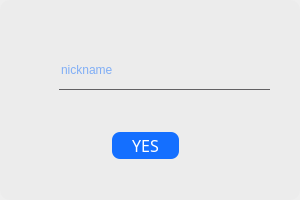
<?xml version="1.0" encoding="UTF-8"?>
<ui version="4.0">
 <class>confignickname</class>
 <widget class="QWidget" name="confignickname">
  <property name="geometry">
   <rect>
    <x>0</x>
    <y>0</y>
    <width>300</width>
    <height>200</height>
   </rect>
  </property>
  <property name="windowTitle">
   <string>Form</string>
  </property>
  <widget class="QFrame" name="frame">
   <property name="geometry">
    <rect>
     <x>0</x>
     <y>0</y>
     <width>300</width>
     <height>200</height>
    </rect>
   </property>
   <property name="styleSheet">
    <string notr="true">QLabel{
background:#fff7d8;
color:#343434;
font: 12pt &quot;AvenirNext LT Pro Bold&quot;;
}

QPushButton {
	border-radius: 8px;
	margin: 2px;
	color: rgb(255, 255, 255);
	background-color: #146FFF;
	font: 12pt &quot;AvenirNext LT Pro Bold&quot;;
}

QFrame {
	background-color: #ECECEC;
    border-color:#E7E7E7;
	border-width: 1px;
	border-radius: 10px;	
}

QLineEdit{
  background:transparent;
  border:none;
  color:#146FFF;
  border-bottom:1px solid #626163;
  font: 22pt &quot;AvenirNext LT Pro Regular&quot;;
}</string>
   </property>
   <property name="frameShape">
    <enum>QFrame::StyledPanel</enum>
   </property>
   <property name="frameShadow">
    <enum>QFrame::Raised</enum>
   </property>
   <widget class="QPushButton" name="pushButton">
    <property name="geometry">
     <rect>
      <x>110</x>
      <y>130</y>
      <width>71</width>
      <height>31</height>
     </rect>
    </property>
    <property name="font">
     <font>
      <family>AvenirNext LT Pro Bold</family>
      <pointsize>12</pointsize>
      <weight>50</weight>
      <italic>false</italic>
      <bold>false</bold>
     </font>
    </property>
    <property name="text">
     <string>YES</string>
    </property>
   </widget>
   <widget class="QLineEdit" name="lineEdit">
    <property name="geometry">
     <rect>
      <x>59</x>
      <y>50</y>
      <width>211</width>
      <height>40</height>
     </rect>
    </property>
    <property name="placeholderText">
     <string>nickname</string>
    </property>
   </widget>
  </widget>
 </widget>
 <resources/>
 <connections/>
</ui>
